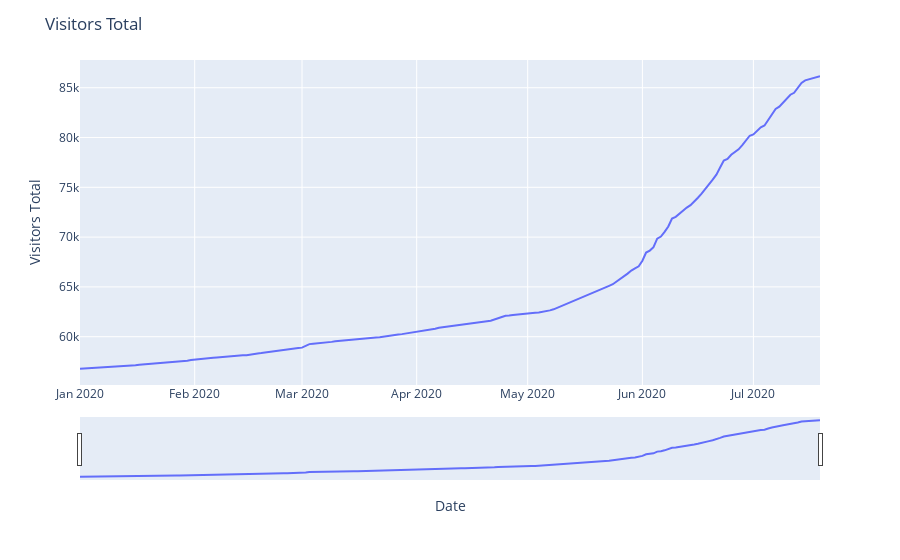

Here is the notebook cell this chart was saved with:
### Code cell
#visitors_total
import plotly.express as px
df['date_as_integer']=pd.to_datetime(df['date_as_integer'].astype(str), format='%Y/%m/%d ')

visitors_total_data=df[['date_as_integer','visitors_total']]

fig=px.line(visitors_total_data, x='date_as_integer', y='visitors_total',labels={
                     "date_as_integer": "Date",
                     "visitors_total": "Visitors Total"
                 })
fig.update_xaxes(rangeslider_visible=True)
fig.update_layout(
    title="Visitors Total"
)

fig.show()

### Figure 1 — Plotly figure (JSON) as saved in the notebook; plotly's stock layout.template omitted (floating-point values rounded to 4 significant figures; data arrays with more than 128 entries replaced by an {"elided": "..."} marker saying what was removed)
{"data": [{"hovertemplate": "Date=%{x}<br>Visitors Total=%{y}<extra></extra>", "legendgroup": "", "line": {"color": "#636efa", "dash": "solid"}, "mode": "lines", "name": "", "orientation": "v", "showlegend": false, "type": "scatter", "x": {"elided": "201 str values"}, "xaxis": "x", "y": {"elided": "201 int values"}, "yaxis": "y"}], "layout": {"legend": {"tracegroupgap": 0}, "margin": {"t": 60}, "title": {"text": "Visitors Total"}, "xaxis": {"anchor": "y", "domain": [0, 1], "rangeslider": {"visible": true}, "title": {"text": "Date"}}, "yaxis": {"anchor": "x", "domain": [0, 1], "title": {"text": "Visitors Total"}}}}
